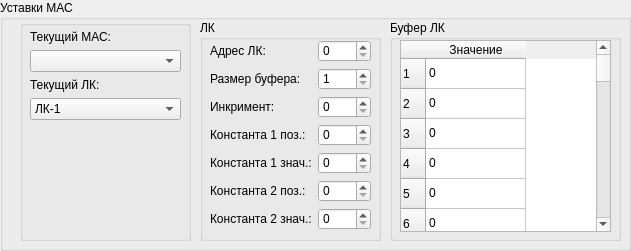
  <widget class="QGroupBox" name="groupBox">
   <property name="geometry">
    <rect>
     <x>10</x>
     <y>10</y>
     <width>631</width>
     <height>251</height>
    </rect>
   </property>
   <property name="title">
    <string>Уставки МАС</string>
   </property>
   <widget class="QGroupBox" name="gbLK">
    <property name="geometry">
     <rect>
      <x>200</x>
      <y>20</y>
      <width>181</width>
      <height>221</height>
     </rect>
    </property>
    <property name="title">
     <string>ЛК</string>
    </property>
    <widget class="QWidget" name="formLayoutWidget">
     <property name="geometry">
      <rect>
       <x>10</x>
       <y>20</y>
       <width>161</width>
       <height>190</height>
      </rect>
     </property>
     <layout class="QFormLayout" name="formLayout">
      <item row="0" column="0">
       <widget class="QLabel" name="label">
        <property name="text">
         <string>Адрес ЛК:</string>
        </property>
       </widget>
      </item>
      <item row="0" column="1">
       <widget class="QSpinBox" name="sbAddrLK"/>
      </item>
      <item row="1" column="0">
       <widget class="QLabel" name="label_2">
        <property name="text">
         <string>Размер буфера:</string>
        </property>
       </widget>
      </item>
      <item row="1" column="1">
       <widget class="QSpinBox" name="sbBuffSizeLK">
        <property name="minimum">
         <number>1</number>
        </property>
        <property name="maximum">
         <number>128</number>
        </property>
       </widget>
      </item>
      <item row="2" column="0">
       <widget class="QLabel" name="label_3">
        <property name="text">
         <string>Инкримент:</string>
        </property>
       </widget>
      </item>
      <item row="2" column="1">
       <widget class="QSpinBox" name="sbAdderLK">
        <property name="maximum">
         <number>255</number>
        </property>
       </widget>
      </item>
      <item row="3" column="0">
       <widget class="QLabel" name="label_6">
        <property name="text">
         <string>Константа 1 поз.:</string>
        </property>
       </widget>
      </item>
      <item row="3" column="1">
       <widget class="QSpinBox" name="sbConst1PosLK">
        <property name="maximum">
         <number>255</number>
        </property>
       </widget>
      </item>
      <item row="4" column="0">
       <widget class="QLabel" name="label_5">
        <property name="text">
         <string>Константа 1 знач.:</string>
        </property>
       </widget>
      </item>
      <item row="5" column="0">
       <widget class="QLabel" name="label_4">
        <property name="text">
         <string>Константа 2 поз.:</string>
        </property>
       </widget>
      </item>
      <item row="6" column="0">
       <widget class="QLabel" name="label_7">
        <property name="text">
         <string>Константа 2 знач.:</string>
        </property>
       </widget>
      </item>
      <item row="4" column="1">
       <widget class="QSpinBox" name="sbConst1LK">
        <property name="maximum">
         <number>255</number>
        </property>
       </widget>
      </item>
      <item row="5" column="1">
       <widget class="QSpinBox" name="sbConst2PosLK">
        <property name="maximum">
         <number>255</number>
        </property>
       </widget>
      </item>
      <item row="6" column="1">
       <widget class="QSpinBox" name="sbConst2LK">
        <property name="maximum">
         <number>255</number>
        </property>
       </widget>
      </item>
     </layout>
    </widget>
   </widget>
   <widget class="QGroupBox" name="gbBufferLK">
    <property name="geometry">
     <rect>
      <x>390</x>
      <y>20</y>
      <width>231</width>
      <height>221</height>
     </rect>
    </property>
    <property name="title">
     <string>Буфер ЛК</string>
    </property>
    <widget class="QTableWidget" name="twBufferLK">
     <property name="geometry">
      <rect>
       <x>10</x>
       <y>20</y>
       <width>211</width>
       <height>192</height>
      </rect>
     </property>
     <row>
      <property name="text">
       <string>1</string>
      </property>
     </row>
     <row>
      <property name="text">
       <string>2</string>
      </property>
     </row>
     <row>
      <property name="text">
       <string>3</string>
      </property>
     </row>
     <row>
      <property name="text">
       <string>4</string>
      </property>
     </row>
     <row>
      <property name="text">
       <string>5</string>
      </property>
     </row>
     <row>
      <property name="text">
       <string>6</string>
      </property>
     </row>
     <row>
      <property name="text">
       <string>7</string>
      </property>
     </row>
     <row>
      <property name="text">
       <string>8</string>
      </property>
     </row>
     <row>
      <property name="text">
       <string>9</string>
      </property>
     </row>
     <row>
      <property name="text">
       <string>10</string>
      </property>
     </row>
     <row>
      <property name="text">
       <string>11</string>
      </property>
     </row>
     <row>
      <property name="text">
       <string>12</string>
      </property>
     </row>
     <row>
      <property name="text">
       <string>13</string>
      </property>
     </row>
     <row>
      <property name="text">
       <string>14</string>
      </property>
     </row>
     <row>
      <property name="text">
       <string>15</string>
      </property>
     </row>
     <row>
      <property name="text">
       <string>16</string>
      </property>
     </row>
     <row>
      <property name="text">
       <string>17</string>
      </property>
     </row>
     <row>
      <property name="text">
       <string>18</string>
      </property>
     </row>
     <row>
      <property name="text">
       <string>19</string>
      </property>
     </row>
     <row>
      <property name="text">
       <string>20</string>
      </property>
     </row>
     <row>
      <property name="text">
       <string>21</string>
      </property>
     </row>
     <row>
      <property name="text">
       <string>22</string>
      </property>
     </row>
     <row>
      <property name="text">
       <string>23</string>
      </property>
     </row>
     <row>
      <property name="text">
       <string>24</string>
      </property>
     </row>
     <row>
      <property name="text">
       <string>25</string>
      </property>
     </row>
     <row>
      <property name="text">
       <string>26</string>
      </property>
     </row>
     <row>
      <property name="text">
       <string>27</string>
      </property>
     </row>
     <row>
      <property name="text">
       <string>28</string>
      </property>
     </row>
     <row>
      <property name="text">
       <string>29</string>
      </property>
     </row>
     <row>
      <property name="text">
       <string>30</string>
      </property>
     </row>
     <row>
      <property name="text">
       <string>31</string>
      </property>
     </row>
     <row>
      <property name="text">
       <string>32</string>
      </property>
     </row>
     <row>
      <property name="text">
       <string>33</string>
      </property>
     </row>
     <row>
      <property name="text">
       <string>34</string>
      </property>
     </row>
     <row>
      <property name="text">
       <string>35</string>
      </property>
     </row>
     <row>
      <property name="text">
       <string>36</string>
      </property>
     </row>
     <row>
      <property name="text">
       <string>37</string>
      </property>
     </row>
     <row>
      <property name="text">
       <string>38</string>
      </property>
     </row>
     <row>
      <property name="text">
       <string>39</string>
      </property>
     </row>
     <row>
      <property name="text">
       <string>40</string>
      </property>
     </row>
     <row>
      <property name="text">
       <string>41</string>
      </property>
     </row>
     <row>
      <property name="text">
       <string>42</string>
      </property>
     </row>
     <row>
      <property name="text">
       <string>43</string>
      </property>
     </row>
     <row>
      <property name="text">
       <string>44</string>
      </property>
     </row>
     <row>
      <property name="text">
       <string>45</string>
      </property>
     </row>
     <row>
      <property name="text">
       <string>46</string>
      </property>
     </row>
     <row>
      <property name="text">
       <string>47</string>
      </property>
     </row>
     <row>
      <property name="text">
       <string>48</string>
      </property>
     </row>
     <row>
      <property name="text">
       <string>49</string>
      </property>
     </row>
     <row>
      <property name="text">
       <string>50</string>
      </property>
     </row>
     <row>
      <property name="text">
       <string>51</string>
      </property>
     </row>
     <row>
      <property name="text">
       <string>52</string>
      </property>
     </row>
     <row>
      <property name="text">
       <string>53</string>
      </property>
     </row>
     <row>
      <property name="text">
       <string>54</string>
      </property>
     </row>
     <row>
      <property name="text">
       <string>55</string>
      </property>
     </row>
     <row>
      <property name="text">
       <string>56</string>
      </property>
     </row>
     <row>
      <property name="text">
       <string>57</string>
      </property>
     </row>
     <row>
      <property name="text">
       <string>58</string>
      </property>
     </row>
     <row>
      <property name="text">
       <string>59</string>
      </property>
     </row>
     <row>
      <property name="text">
       <string>60</string>
      </property>
     </row>
     <row>
      <property name="text">
       <string>61</string>
      </property>
     </row>
     <row>
      <property name="text">
       <string>62</string>
      </property>
     </row>
     <row>
      <property name="text">
       <string>63</string>
      </property>
     </row>
     <row>
      <property name="text">
       <string>64</string>
      </property>
     </row>
     <row>
      <property name="text">
       <string>65</string>
      </property>
     </row>
     <row>
      <property name="text">
       <string>66</string>
      </property>
     </row>
     <row>
      <property name="text">
       <string>67</string>
      </property>
     </row>
     <row>
      <property name="text">
       <string>68</string>
      </property>
     </row>
     <row>
      <property name="text">
       <string>69</string>
      </property>
     </row>
     <row>
      <property name="text">
       <string>70</string>
      </property>
     </row>
     <row>
      <property name="text">
       <string>71</string>
      </property>
     </row>
     <row>
      <property name="text">
       <string>72</string>
      </property>
     </row>
     <row>
      <property name="text">
       <string>73</string>
      </property>
     </row>
     <row>
      <property name="text">
       <string>74</string>
      </property>
     </row>
     <row>
      <property name="text">
       <string>75</string>
      </property>
     </row>
     <row>
      <property name="text">
       <string>76</string>
      </property>
     </row>
     <row>
      <property name="text">
       <string>77</string>
      </property>
     </row>
     <row>
      <property name="text">
       <string>78</string>
      </property>
     </row>
     <row>
      <property name="text">
       <string>79</string>
      </property>
     </row>
     <row>
      <property name="text">
       <string>80</string>
      </property>
     </row>
     <row>
      <property name="text">
       <string>81</string>
      </property>
     </row>
     <row>
      <property name="text">
       <string>82</string>
      </property>
     </row>
     <row>
      <property name="text">
       <string>83</string>
      </property>
     </row>
     <row>
      <property name="text">
       <string>84</string>
      </property>
     </row>
     <row>
      <property name="text">
       <string>85</string>
      </property>
     </row>
     <row>
      <property name="text">
       <string>86</string>
      </property>
     </row>
     <row>
      <property name="text">
       <string>87</string>
      </property>
     </row>
     <row>
      <property name="text">
       <string>88</string>
      </property>
     </row>
     <row>
      <property name="text">
       <string>89</string>
      </property>
     </row>
     <row>
      <property name="text">
       <string>90</string>
      </property>
     </row>
     <row>
      <property name="text">
       <string>91</string>
      </property>
     </row>
     <row>
      <property name="text">
       <string>92</string>
      </property>
     </row>
     <row>
      <property name="text">
       <string>93</string>
      </property>
     </row>
     <row>
      <property name="text">
       <string>94</string>
      </property>
     </row>
     <row>
      <property name="text">
       <string>95</string>
      </property>
     </row>
     <row>
      <property name="text">
       <string>96</string>
      </property>
     </row>
     <row>
      <property name="text">
       <string>97</string>
      </property>
     </row>
     <row>
      <property name="text">
       <string>98</string>
      </property>
     </row>
     <row>
      <property name="text">
       <string>99</string>
      </property>
     </row>
     <row>
      <property name="text">
       <string>100</string>
      </property>
     </row>
     <row>
      <property name="text">
       <string>101</string>
      </property>
     </row>
     <row>
      <property name="text">
       <string>102</string>
      </property>
     </row>
     <row>
      <property name="text">
       <string>103</string>
      </property>
     </row>
     <row>
      <property name="text">
       <string>104</string>
      </property>
     </row>
     <row>
      <property name="text">
       <string>105</string>
      </property>
     </row>
     <row>
      <property name="text">
       <string>106</string>
      </property>
     </row>
     <row>
      <property name="text">
       <string>107</string>
      </property>
     </row>
     <row>
      <property name="text">
       <string>108</string>
      </property>
     </row>
     <row>
      <property name="text">
       <string>109</string>
      </property>
     </row>
     <row>
      <property name="text">
       <string>110</string>
      </property>
     </row>
     <row>
      <property name="text">
       <string>111</string>
      </property>
     </row>
     <row>
      <property name="text">
       <string>112</string>
      </property>
     </row>
     <row>
      <property name="text">
       <string>113</string>
      </property>
     </row>
     <row>
      <property name="text">
       <string>114</string>
      </property>
     </row>
     <row>
      <property name="text">
       <string>115</string>
      </property>
     </row>
     <row>
      <property name="text">
       <string>116</string>
      </property>
     </row>
     <row>
      <property name="text">
       <string>117</string>
      </property>
     </row>
     <row>
      <property name="text">
       <string>118</string>
      </property>
     </row>
     <row>
      <property name="text">
       <string>119</string>
      </property>
     </row>
     <row>
      <property name="text">
       <string>120</string>
      </property>
     </row>
     <row>
      <property name="text">
       <string>121</string>
      </property>
     </row>
     <row>
      <property name="text">
       <string>122</string>
      </property>
     </row>
     <row>
      <property name="text">
       <string>123</string>
      </property>
     </row>
     <row>
      <property name="text">
       <string>124</string>
      </property>
     </row>
     <row>
      <property name="text">
       <string>125</string>
      </property>
     </row>
     <row>
      <property name="text">
       <string>126</string>
      </property>
     </row>
     <row>
      <property name="text">
       <string>127</string>
      </property>
     </row>
     <row>
      <property name="text">
       <string>128</string>
      </property>
     </row>
     <column>
      <property name="text">
       <string>Значение</string>
      </property>
     </column>
     <item row="0" column="0">
      <property name="text">
       <string>0</string>
      </property>
     </item>
     <item row="1" column="0">
      <property name="text">
       <string>0</string>
      </property>
     </item>
     <item row="2" column="0">
      <property name="text">
       <string>0</string>
      </property>
     </item>
     <item row="3" column="0">
      <property name="text">
       <string>0</string>
      </property>
     </item>
     <item row="4" column="0">
      <property name="text">
       <string>0</string>
      </property>
     </item>
     <item row="5" column="0">
      <property name="text">
       <string>0</string>
      </property>
     </item>
     <item row="6" column="0">
      <property name="text">
       <string>0</string>
      </property>
     </item>
     <item row="7" column="0">
      <property name="text">
       <string>0</string>
      </property>
     </item>
     <item row="8" column="0">
      <property name="text">
       <string>0</string>
      </property>
     </item>
     <item row="9" column="0">
      <property name="text">
       <string>0</string>
      </property>
     </item>
     <item row="10" column="0">
      <property name="text">
       <string>0</string>
      </property>
     </item>
     <item row="11" column="0">
      <property name="text">
       <string>0</string>
      </property>
     </item>
     <item row="12" column="0">
      <property name="text">
       <string>0</string>
      </property>
     </item>
     <item row="13" column="0">
      <property name="text">
       <string>0</string>
      </property>
     </item>
     <item row="14" column="0">
      <property name="text">
       <string>0</string>
      </property>
     </item>
     <item row="15" column="0">
      <property name="text">
       <string>0</string>
      </property>
     </item>
     <item row="16" column="0">
      <property name="text">
       <string>0</string>
      </property>
     </item>
     <item row="17" column="0">
      <property name="text">
       <string>0</string>
      </property>
     </item>
     <item row="18" column="0">
      <property name="text">
       <string>0</string>
      </property>
     </item>
     <item row="19" column="0">
      <property name="text">
       <string>0</string>
      </property>
     </item>
     <item row="20" column="0">
      <property name="text">
       <string>0</string>
      </property>
     </item>
     <item row="21" column="0">
      <property name="text">
       <string>0</string>
      </property>
     </item>
     <item row="22" column="0">
      <property name="text">
       <string>0</string>
      </property>
     </item>
     <item row="23" column="0">
      <property name="text">
       <string>0</string>
      </property>
     </item>
     <item row="24" column="0">
      <property name="text">
       <string>0</string>
      </property>
     </item>
     <item row="25" column="0">
      <property name="text">
       <string>0</string>
      </property>
     </item>
     <item row="26" column="0">
      <property name="text">
       <string>0</string>
      </property>
     </item>
     <item row="27" column="0">
      <property name="text">
       <string>0</string>
      </property>
     </item>
     <item row="28" column="0">
      <property name="text">
       <string>0</string>
      </property>
     </item>
     <item row="29" column="0">
      <property name="text">
       <string>0</string>
      </property>
     </item>
     <item row="30" column="0">
      <property name="text">
       <string>0</string>
      </property>
     </item>
     <item row="31" column="0">
      <property name="text">
       <string>0</string>
      </property>
     </item>
     <item row="32" column="0">
      <property name="text">
       <string>0</string>
      </property>
     </item>
     <item row="33" column="0">
      <property name="text">
       <string>0</string>
      </property>
     </item>
     <item row="34" column="0">
      <property name="text">
       <string>0</string>
      </property>
     </item>
     <item row="35" column="0">
      <property name="text">
       <string>0</string>
      </property>
     </item>
     <item row="36" column="0">
      <property name="text">
       <string>0</string>
      </property>
     </item>
     <item row="37" column="0">
      <property name="text">
       <string>0</string>
      </property>
     </item>
     <item row="38" column="0">
      <property name="text">
       <string>0</string>
      </property>
     </item>
     <item row="39" column="0">
      <property name="text">
       <string>0</string>
      </property>
     </item>
     <item row="40" column="0">
      <property name="text">
       <string>0</string>
      </property>
     </item>
     <item row="41" column="0">
      <property name="text">
       <string>0</string>
      </property>
     </item>
     <item row="42" column="0">
      <property name="text">
       <string>0</string>
      </property>
     </item>
     <item row="43" column="0">
      <property name="text">
       <string>0</string>
      </property>
     </item>
     <item row="44" column="0">
      <property name="text">
       <string>0</string>
      </property>
     </item>
     <item row="45" column="0">
      <property name="text">
       <string>0</string>
      </property>
     </item>
     <item row="46" column="0">
      <property name="text">
       <string>0</string>
      </property>
     </item>
     <item row="47" column="0">
      <property name="text">
       <string>0</string>
      </property>
     </item>
     <item row="48" column="0">
      <property name="text">
       <string>0</string>
      </property>
     </item>
     <item row="49" column="0">
      <property name="text">
       <string>0</string>
      </property>
     </item>
     <item row="50" column="0">
      <property name="text">
       <string>0</string>
      </property>
     </item>
     <item row="51" column="0">
      <property name="text">
       <string>0</string>
      </property>
     </item>
     <item row="52" column="0">
      <property name="text">
       <string>0</string>
      </property>
     </item>
     <item row="53" column="0">
      <property name="text">
       <string>0</string>
      </property>
     </item>
     <item row="54" column="0">
      <property name="text">
       <string>0</string>
      </property>
     </item>
     <item row="55" column="0">
      <property name="text">
       <string>0</string>
      </property>
     </item>
     <item row="56" column="0">
      <property name="text">
       <string>0</string>
      </property>
     </item>
     <item row="57" column="0">
      <property name="text">
       <string>0</string>
      </property>
     </item>
     <item row="58" column="0">
      <property name="text">
       <string>0</string>
      </property>
     </item>
     <item row="59" column="0">
      <property name="text">
       <string>0</string>
      </property>
     </item>
     <item row="60" column="0">
      <property name="text">
       <string>0</string>
      </property>
     </item>
     <item row="61" column="0">
      <property name="text">
       <string>0</string>
      </property>
     </item>
     <item row="62" column="0">
      <property name="text">
       <string>0</string>
      </property>
     </item>
     <item row="63" column="0">
      <property name="text">
       <string>0</string>
      </property>
     </item>
     <item row="64" column="0">
      <property name="text">
       <string>0</string>
      </property>
     </item>
     <item row="65" column="0">
      <property name="text">
       <string>0</string>
      </property>
     </item>
     <item row="66" column="0">
      <property name="text">
       <string>0</string>
      </property>
     </item>
     <item row="67" column="0">
      <property name="text">
       <string>0</string>
      </property>
     </item>
     <item row="68" column="0">
      <property name="text">
       <string>0</string>
      </property>
     </item>
     <item row="69" column="0">
      <property name="text">
       <string>0</string>
      </property>
     </item>
     <item row="70" column="0">
      <property name="text">
       <string>0</string>
      </property>
     </item>
     <item row="71" column="0">
      <property name="text">
       <string>0</string>
      </property>
     </item>
     <item row="72" column="0">
      <property name="text">
       <string>0</string>
      </property>
     </item>
     <item row="73" column="0">
      <property name="text">
       <string>0</string>
      </property>
     </item>
     <item row="74" column="0">
      <property name="text">
       <string>0</string>
      </property>
     </item>
     <item row="75" column="0">
      <property name="text">
       <string>0</string>
      </property>
     </item>
     <item row="76" column="0">
      <property name="text">
       <string>0</string>
      </property>
     </item>
     <item row="77" column="0">
      <property name="text">
       <string>0</string>
      </property>
     </item>
     <item row="78" column="0">
      <property name="text">
       <string>0</string>
      </property>
     </item>
     <item row="79" column="0">
      <property name="text">
       <string>0</string>
      </property>
     </item>
     <item row="80" column="0">
      <property name="text">
       <string>0</string>
      </property>
     </item>
     <item row="81" column="0">
      <property name="text">
       <string>0</string>
      </property>
     </item>
     <item row="82" column="0">
      <property name="text">
       <string>0</string>
      </property>
     </item>
     <item row="83" column="0">
      <property name="text">
       <string>0</string>
      </property>
     </item>
     <item row="84" column="0">
      <property name="text">
       <string>0</string>
      </property>
     </item>
     <item row="85" column="0">
      <property name="text">
       <string>0</string>
      </property>
     </item>
     <item row="86" column="0">
      <property name="text">
       <string>0</string>
      </property>
     </item>
     <item row="87" column="0">
      <property name="text">
       <string>0</string>
      </property>
     </item>
     <item row="88" column="0">
      <property name="text">
       <string>0</string>
      </property>
     </item>
     <item row="89" column="0">
      <property name="text">
       <string>0</string>
      </property>
     </item>
     <item row="90" column="0">
      <property name="text">
       <string>0</string>
      </property>
     </item>
     <item row="91" column="0">
      <property name="text">
       <string>0</string>
      </property>
     </item>
     <item row="92" column="0">
      <property name="text">
       <string>0</string>
      </property>
     </item>
     <item row="93" column="0">
      <property name="text">
       <string>0</string>
      </property>
     </item>
     <item row="94" column="0">
      <property name="text">
       <string>0</string>
      </property>
     </item>
     <item row="95" column="0">
      <property name="text">
       <string>0</string>
      </property>
     </item>
     <item row="96" column="0">
      <property name="text">
       <string>0</string>
      </property>
     </item>
     <item row="97" column="0">
      <property name="text">
       <string>0</string>
      </property>
     </item>
     <item row="98" column="0">
      <property name="text">
       <string>0</string>
      </property>
     </item>
     <item row="99" column="0">
      <property name="text">
       <string>0</string>
      </property>
     </item>
     <item row="100" column="0">
      <property name="text">
       <string>0</string>
      </property>
     </item>
     <item row="101" column="0">
      <property name="text">
       <string>0</string>
      </property>
     </item>
     <item row="102" column="0">
      <property name="text">
       <string>0</string>
      </property>
     </item>
     <item row="103" column="0">
      <property name="text">
       <string>0</string>
      </property>
     </item>
     <item row="104" column="0">
      <property name="text">
       <string>0</string>
      </property>
     </item>
     <item row="105" column="0">
      <property name="text">
       <string>0</string>
      </property>
     </item>
     <item row="106" column="0">
      <property name="text">
       <string>0</string>
      </property>
     </item>
     <item row="107" column="0">
      <property name="text">
       <string>0</string>
      </property>
     </item>
     <item row="108" column="0">
      <property name="text">
       <string>0</string>
      </property>
     </item>
     <item row="109" column="0">
      <property name="text">
       <string>0</string>
      </property>
     </item>
     <item row="110" column="0">
      <property name="text">
       <string>0</string>
      </property>
     </item>
     <item row="111" column="0">
      <property name="text">
       <string>0</string>
      </property>
     </item>
     <item row="112" column="0">
      <property name="text">
       <string>0</string>
      </property>
     </item>
     <item row="113" column="0">
      <property name="text">
       <string>0</string>
      </property>
     </item>
     <item row="114" column="0">
      <property name="text">
       <string>0</string>
      </property>
     </item>
     <item row="115" column="0">
      <property name="text">
       <string>0</string>
      </property>
     </item>
     <item row="116" column="0">
      <property name="text">
       <string>0</string>
      </property>
     </item>
     <item row="117" column="0">
      <property name="text">
       <string>0</string>
      </property>
     </item>
     <item row="118" column="0">
      <property name="text">
       <string>0</string>
      </property>
     </item>
     <item row="119" column="0">
      <property name="text">
       <string>0</string>
      </property>
     </item>
     <item row="120" column="0">
      <property name="text">
       <string>0</string>
      </property>
     </item>
     <item row="121" column="0">
      <property name="text">
       <string>0</string>
      </property>
     </item>
     <item row="122" column="0">
      <property name="text">
       <string>0</string>
      </property>
     </item>
     <item row="123" column="0">
      <property name="text">
       <string>0</string>
      </property>
     </item>
     <item row="124" column="0">
      <property name="text">
       <string>0</string>
      </property>
     </item>
     <item row="125" column="0">
      <property name="text">
       <string>0</string>
      </property>
     </item>
     <item row="126" column="0">
      <property name="text">
       <string>0</string>
      </property>
     </item>
     <item row="127" column="0">
      <property name="text">
       <string>0</string>
      </property>
     </item>
    </widget>
   </widget>
   <widget class="QGroupBox" name="groupBox_3">
    <property name="geometry">
     <rect>
      <x>20</x>
      <y>20</y>
      <width>171</width>
      <height>221</height>
     </rect>
    </property>
    <property name="title">
     <string/>
    </property>
    <widget class="QWidget" name="layoutWidget">
     <property name="geometry">
      <rect>
       <x>10</x>
       <y>10</y>
       <width>151</width>
       <height>201</height>
      </rect>
     </property>
     <layout class="QVBoxLayout" name="verticalLayout">
      <item>
       <widget class="QLabel" name="label_8">
        <property name="text">
         <string>Текущий МАС:</string>
        </property>
       </widget>
      </item>
      <item>
       <widget class="QComboBox" name="cbCurrentMAS">
        <property name="editable">
         <bool>false</bool>
        </property>
        <property name="currentIndex">
         <number>-1</number>
        </property>
        <property name="insertPolicy">
         <enum>QComboBox::InsertAtTop</enum>
        </property>
       </widget>
      </item>
      <item>
       <widget class="QLabel" name="label_9">
        <property name="text">
         <string>Текущий ЛК:</string>
        </property>
       </widget>
      </item>
      <item>
       <widget class="QComboBox" name="cbCurrentLK">
        <item>
         <property name="text">
          <string>ЛК-1</string>
         </property>
        </item>
        <item>
         <property name="text">
          <string>ЛК-2</string>
         </property>
        </item>
        <item>
         <property name="text">
          <string>ЛК-3</string>
         </property>
        </item>
        <item>
         <property name="text">
          <string>ЛК-4</string>
         </property>
        </item>
       </widget>
      </item>
      <item>
       <spacer name="verticalSpacer">
        <property name="orientation">
         <enum>Qt::Vertical</enum>
        </property>
        <property name="sizeHint" stdset="0">
         <size>
          <width>20</width>
          <height>40</height>
         </size>
        </property>
       </spacer>
      </item>
     </layout>
    </widget>
   </widget>
  </widget>
